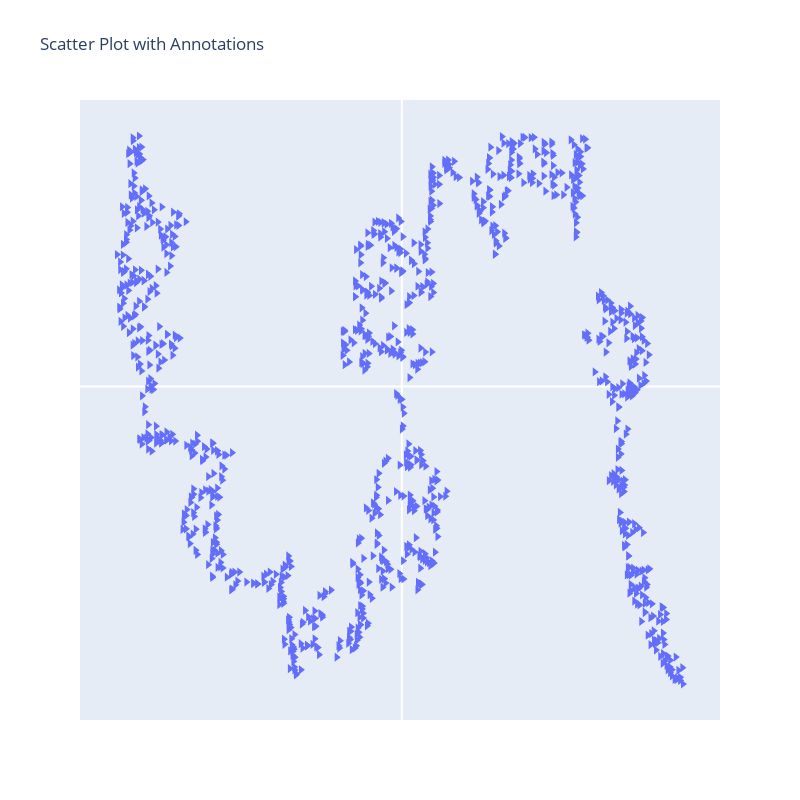

Here is the notebook cell this chart was saved with:
### Code cell
import plotly.graph_objs as go
import plotly.io as pio

# Scatter plot
fig = go.Figure(go.Scatter(
    x=X_embedded[:, 0], 
    y=X_embedded[:, 1],
    mode='markers',
    marker=dict(
        symbol="8",
        size=8,
        line=dict(width=0)
    ),
    hovertext=data.trackName, # Add hover text
))

# Update layout
fig.update_layout(
    xaxis=dict(
        showticklabels=False,
        showgrid=False
    ),
    yaxis=dict(
        showticklabels=False,
        showgrid=False
    ),
    width=800,
    height=800,
    title='Scatter Plot with Annotations',
    hovermode='closest' # Set hover mode to show closest data on hover
)

# Show the figure
pio.show(fig)

### Figure 1 — Plotly figure (JSON) as saved in the notebook; plotly's stock layout.template omitted (floating-point values rounded to 4 significant figures; data arrays with more than 128 entries replaced by an {"elided": "..."} marker saying what was removed)
{"data": [{"hovertext": {"elided": "1163 str values"}, "marker": {"line": {"width": 0}, "size": 8, "symbol": "8"}, "mode": "markers", "type": "scatter", "x": {"elided": "1163 float values"}, "y": {"elided": "1163 float values"}}], "layout": {"height": 800, "hovermode": "closest", "title": {"text": "Scatter Plot with Annotations"}, "width": 800, "xaxis": {"showgrid": false, "showticklabels": false}, "yaxis": {"showgrid": false, "showticklabels": false}}}
